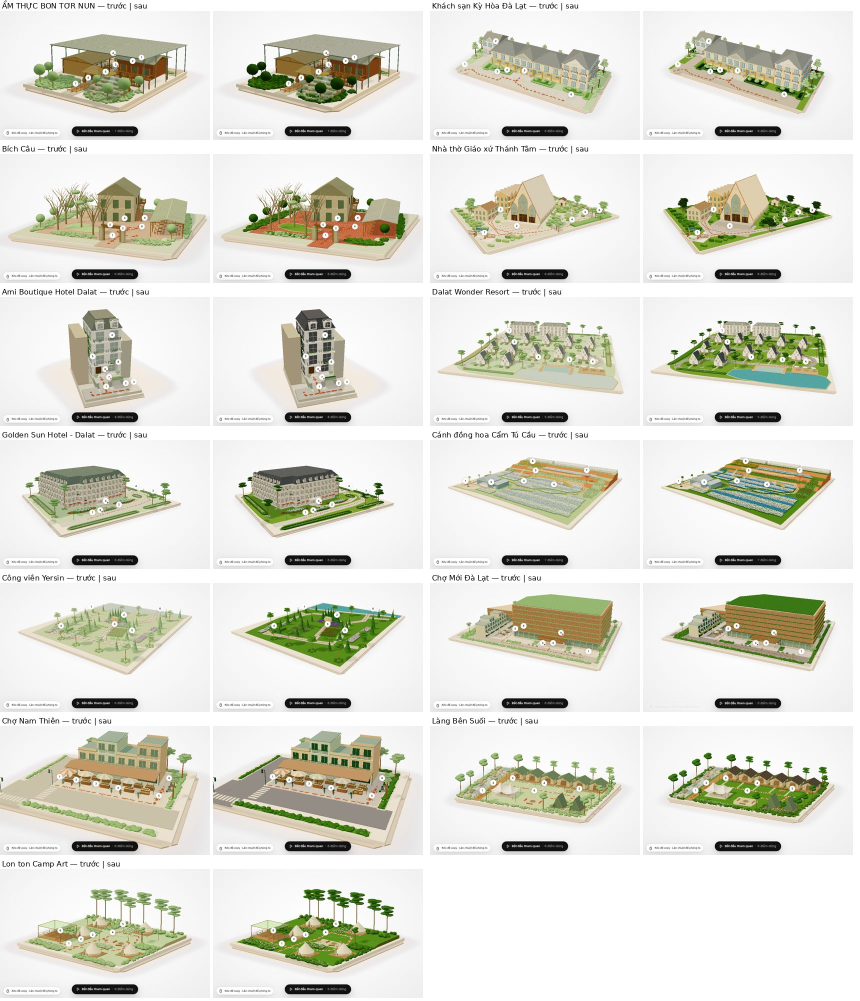
#> input picture frontend_images/space3d-mau-27-noi-truoc-sau-2.jpg, 1720 x 2002 px, given in place of contact.jpg, which was not available (shown at 1/2 size)
$ python review_sheet.py ../../../frontend_images/space3d-mau-27-noi-truoc-sau-2.jpg ../../../frontend_images/chat-trim-dish.png
#> lines starting #> are read from the running program, lines starting #| are printed output that depends on the picture
"""review_sheet.py <slug> [tag]: the coordinator's photo check sheet for one place.

Real photos (places/<slug>/contact.jpg) on top; the latest render's overview plus its two orbit shots below
(bridge/out/<tag>/, newest tag naming the slug unless given). Writes batch/review_<yyyymmdd>/cmp_<slug>.jpg and
prints its path and the tag. Judge recognisable overview features (mass, roofs, colour, layout, water, hills);
the checklist score is only a hint.
"""
import datetime
import sys
from pathlib import Path

from PIL import Image

sys.path.insert(0, str(Path(__file__).resolve().parents[1]))
from paths import DATA

WIDTH = 2280


def latest_tag(slug: str) -> Path:
    out = DATA / "bridge/out"
    # tags are <prefix><digit><slug>: the slug must not be the tail of a longer slug (caudat vs doichecaudat)
    named = lambda name: name == slug or (name.endswith(slug) and not name[-len(slug) - 1].isalpha())
    tags = [p for p in out.iterdir() if named(p.name) and (p / "00_initial.png").exists()]
    if not tags:
        raise SystemExit(f"no render with 00_initial.png for {slug} under {out}")
    return max(tags, key=lambda p: (p / "00_initial.png").stat().st_mtime)


def fit(image: Image.Image, width: int) -> Image.Image:
    return image.convert("RGB").resize((width, round(image.height * width / image.width)))


def sheet(slug: str, tag: Path) -> Image.Image:
    top = fit(Image.open(DATA / "places" / slug / "contact.jpg"), WIDTH)
    overview = fit(Image.open(tag / "00_initial.png"), WIDTH // 2)
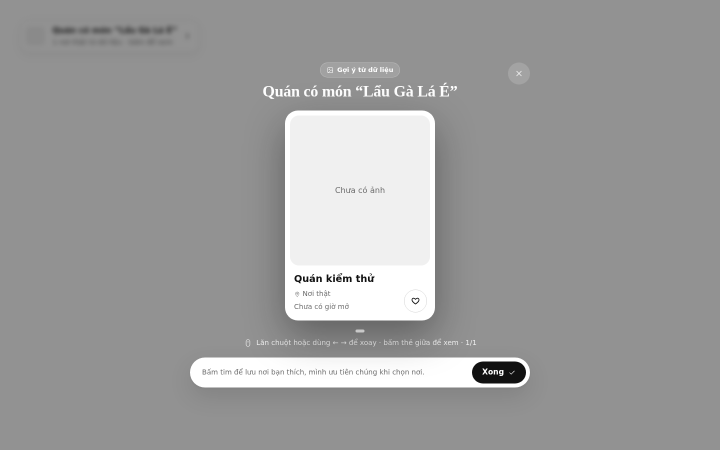
#> input picture frontend_images/chat-trim-dish.png, 1440 x 900 px, given in place of 00_initial.png, which was not available (shown at 1/2 size)
#> call 2 of fit, with width = 1140
#> in fit (call 2), `return image.convert("RGB").resize((width, round(image.height * width ..`:
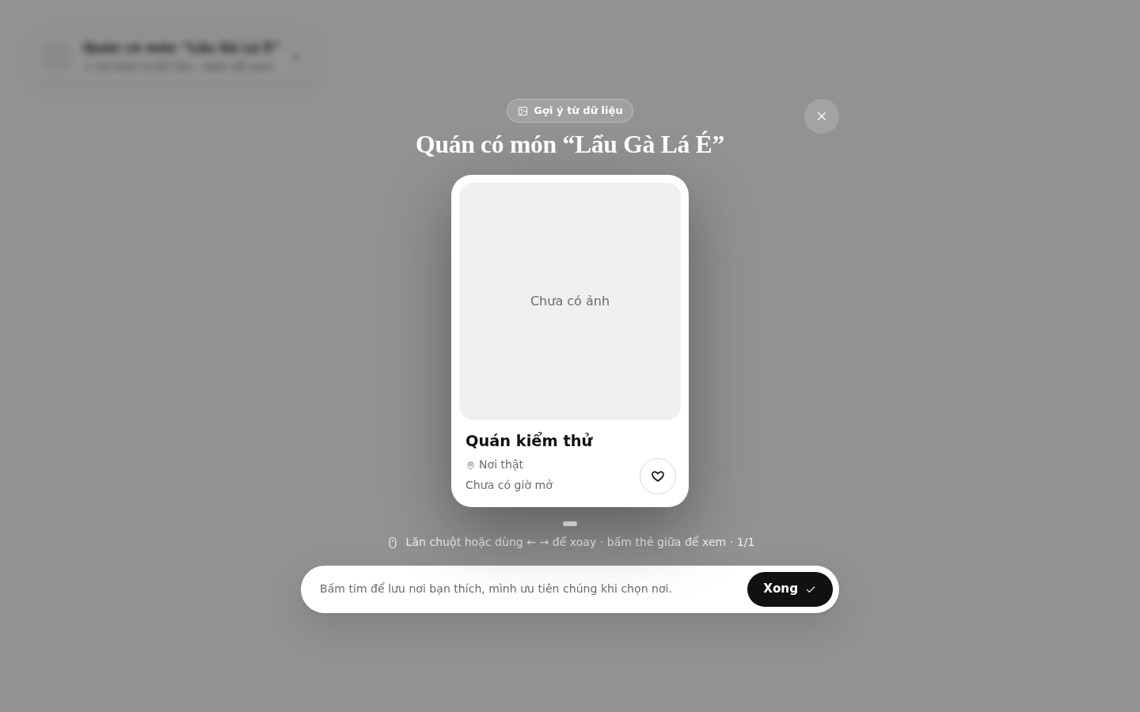
#> returned value: PIL image 1140x712 RGB; min 0, max 255, mean 156.8
    orbits = [fit(Image.open(p), WIDTH // 4) for p in sorted(tag.glob("0[12]_orbit*.png"))]
    canvas = Image.new("RGB", (WIDTH, top.height + overview.height), "white")
#> canvas: PIL image 2280x3366 RGB; every value is 255
    canvas.paste(top, (0, 0))
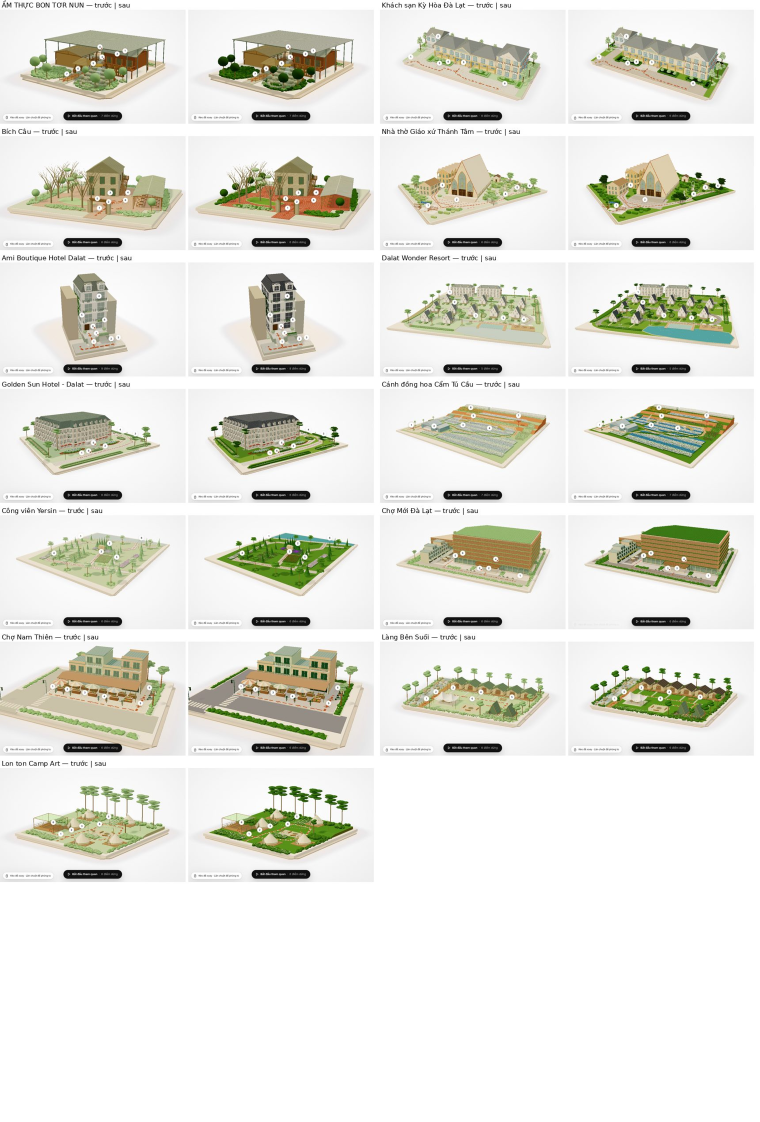
#> canvas: PIL image 2280x3366 RGB (shown at 1/3 size); mean R, G, B 229.6, 229.6, 222
    canvas.paste(overview, (0, top.height))
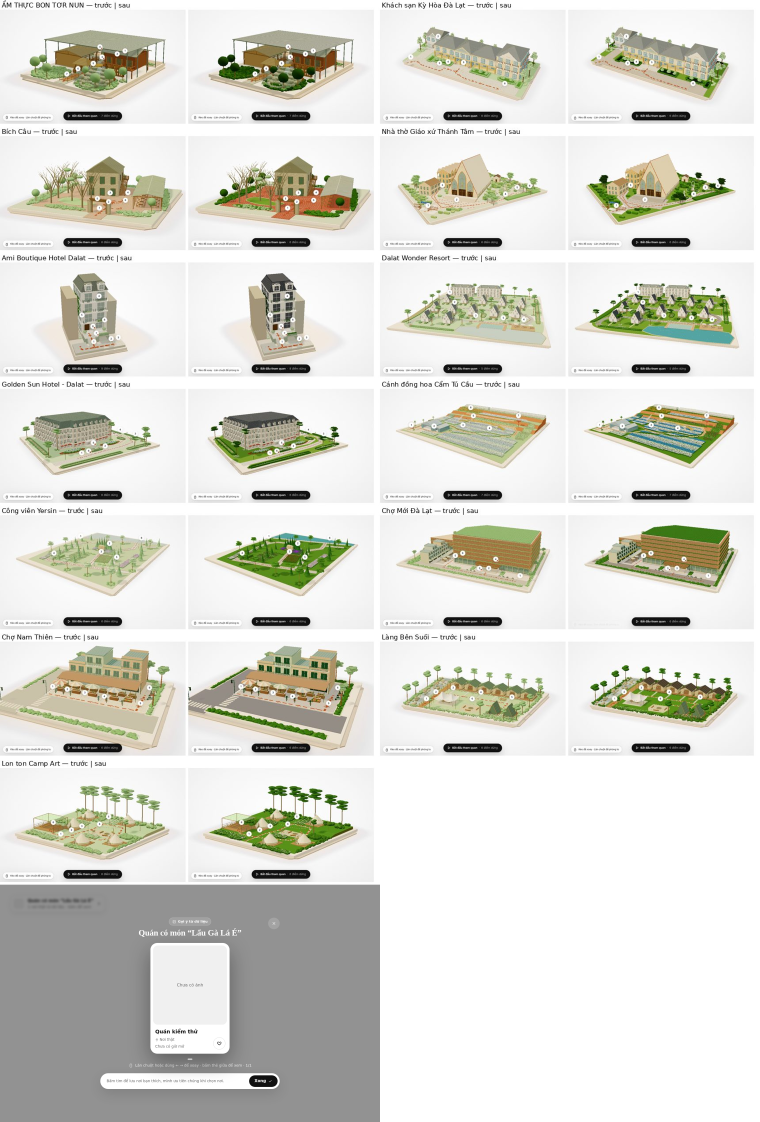
#> canvas: PIL image 2280x3366 RGB (shown at 1/3 size); mean R, G, B 219.2, 219.2, 211.6
    for i, image in enumerate(orbits):
        canvas.paste(image, (WIDTH // 2 + i * WIDTH // 4, top.height))
    return canvas


def main() -> None:
    if len(sys.argv) not in (2, 3):
        raise SystemExit(__doc__)
    slug = sys.argv[1]
    tag = DATA / "bridge/out" / sys.argv[2] if len(sys.argv) == 3 else latest_tag(slug)
    target = DATA / "batch" / f"review_{datetime.date.today():%Y%m%d}" / f"cmp_{slug}.jpg"
    target.parent.mkdir(parents=True, exist_ok=True)
    sheet(slug, tag).save(target, quality=85)
    print(target, tag.name)


if __name__ == "__main__":
    main()
